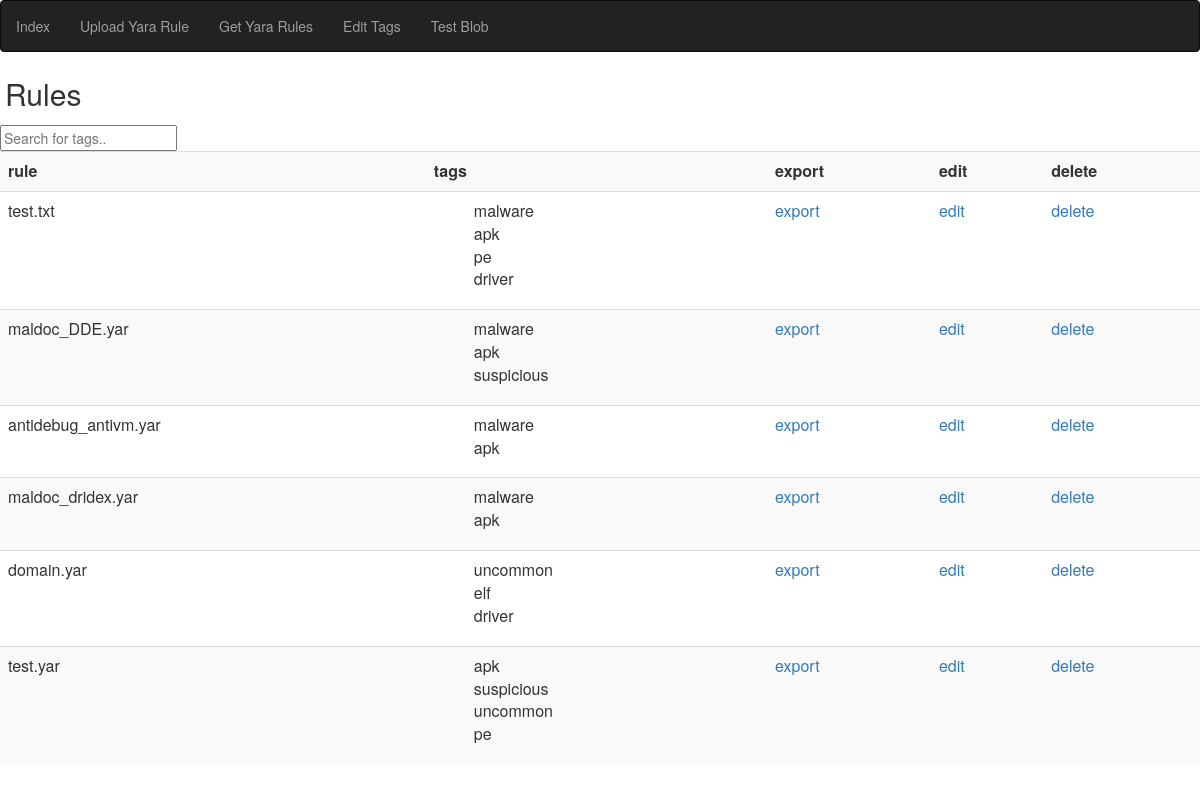
Page /getRules/ on the committed database.
### ruleManager/models.py (models this page shows, shortened)
class YaraRuleModel(models.Model):
    path = models.FilePathField(path='./ruleManager/rules/')
    name = models.CharField(max_length=256, default=None)

class TagModel(models.Model):
    tag = models.CharField(max_length=128, unique=True)

### ruleManager/views.py (the view)
# urls.py: path('getRules/', views.get_rules, name='get_rules'),
def get_rules(request):
    rules = YaraRuleModel.objects.all()
    tags = TagModel.objects.all()
    ruleTags = RulesTagsModel.objects.all()
    return render(request, 'ruleManager/getRules.html', {'rules': rules, 'tags': tags, 'ruleTags':ruleTags})

### ruleManager/templates/ruleManager/getRules.html (shortened to what this page needs)
{% include "ruleManager/navBar.html" %}
<h2 style="padding: 5px;">Rules</h2>
<input type="text" id="searchBar" onkeyup="searchFunction()" placeholder="Search for tags..">
<table id="ruleTable" class="table table-striped">
    <tr style="font-weight:bold;">
        <td>rule</td>
        <td>tags</td>
        <td>export</td>
        <td>edit</td>
        <td>delete</td>
    </tr>
    {% for rule in rules %}
    <tr>
        <td>{{rule.name}}</td>
        <td>
            <ul style="list-style-type:none;">
            {% for ruleTag in ruleTags %}
                {% if ruleTag.rule_id == rule.id %}
                    {% for tag in tags %}
                        {% if tag.id == ruleTag.tag_id %}
                        <li id="{{tag.tag}}">{{tag.tag}}</li>
                        {% endif %}
                    {% endfor %}
                {% endif %}
            {% endfor %}
            </ul>
        </td>
        <td><a href="{% url 'export_rule' rule.id %}">export</a></td>
        <td><a href="{% url 'edit_rule' rule.id %}">edit</a></td>
        <td><a href="{% url 'delete_rule' rule.id %}">delete</a></td>
    </tr>
    {% endfor %}
</table>

### rows in the picture
YaraRuleModel: name "test.txt"
TagModel: tag "malware"
TagModel: tag "apk"
TagModel: tag "pe"
TagModel: tag "driver"
YaraRuleModel: name "maldoc_DDE.yar"
TagModel: tag "suspicious"
YaraRuleModel: name "antidebug_antivm.yar"
YaraRuleModel: name "maldoc_dridex.yar"
YaraRuleModel: name "domain.yar"
TagModel: tag "uncommon"
TagModel: tag "elf"
YaraRuleModel: name "test.yar"
